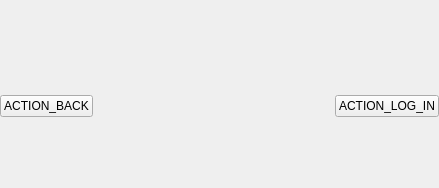
<?xml version="1.0" encoding="UTF-8"?>
<ui version="4.0">
 <class>LoginSmartcardInputWidget</class>
 <widget class="QWidget" name="LoginSmartcardInputWidget">
  <property name="geometry">
   <rect>
    <x>0</x>
    <y>0</y>
    <width>439</width>
    <height>188</height>
   </rect>
  </property>
  <property name="windowTitle">
   <string>Form</string>
  </property>
  <layout class="QVBoxLayout" name="verticalLayout">
   <property name="spacing">
    <number>10</number>
   </property>
   <property name="leftMargin">
    <number>0</number>
   </property>
   <property name="topMargin">
    <number>0</number>
   </property>
   <property name="rightMargin">
    <number>0</number>
   </property>
   <property name="bottomMargin">
    <number>0</number>
   </property>
   <item>
    <spacer name="verticalSpacer_2">
     <property name="orientation">
      <enum>Qt::Vertical</enum>
     </property>
     <property name="sizeHint" stdset="0">
      <size>
       <width>20</width>
       <height>55</height>
      </size>
     </property>
    </spacer>
   </item>
   <item>
    <widget class="QLabel" name="label_instructions">
     <property name="text">
      <string/>
     </property>
     <property name="wordWrap">
      <bool>true</bool>
     </property>
    </widget>
   </item>
   <item>
    <layout class="QHBoxLayout" name="horizontalLayout">
     <property name="spacing">
      <number>0</number>
     </property>
     <item>
      <widget class="QPushButton" name="button_back">
       <property name="text">
        <string>ACTION_BACK</string>
       </property>
      </widget>
     </item>
     <item>
      <spacer name="horizontalSpacer">
       <property name="orientation">
        <enum>Qt::Horizontal</enum>
       </property>
       <property name="sizeHint" stdset="0">
        <size>
         <width>40</width>
         <height>20</height>
        </size>
       </property>
      </spacer>
     </item>
     <item>
      <widget class="QPushButton" name="button_login">
       <property name="text">
        <string>ACTION_LOG_IN</string>
       </property>
      </widget>
     </item>
    </layout>
   </item>
   <item>
    <spacer name="verticalSpacer">
     <property name="orientation">
      <enum>Qt::Vertical</enum>
     </property>
     <property name="sizeHint" stdset="0">
      <size>
       <width>20</width>
       <height>10</height>
      </size>
     </property>
    </spacer>
   </item>
  </layout>
 </widget>
 <resources/>
 <connections/>
</ui>
